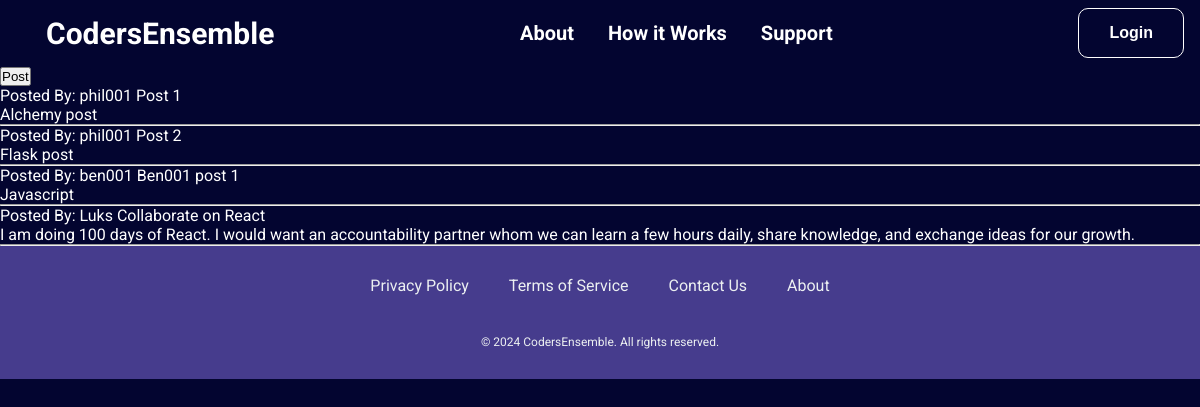
Page /dashboard on the earlier database version.
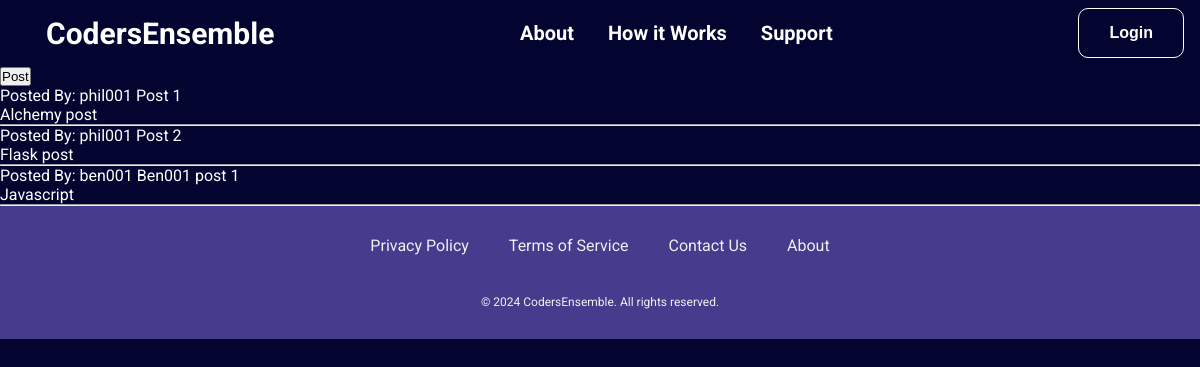
Same page on the later database version.
### app/models.py (models this page shows, shortened)
class Post(db.Model):
    __tablename__ = 'posts'
    id = db.Column(db.Integer, primary_key=True)
    title = db.Column(db.String(100), nullable=False)
    content = db.Column(db.Text, nullable=False)
    created_at = db.Column(db.DateTime, default=datetime.utcnow)
    updated_at = db.Column(db.DateTime, default=datetime.utcnow, onupdate=datetime.utcnow)
    user_id = db.Column(db.Integer, db.ForeignKey('users.user_id'), nullable=False)
    author = relationship("User", backref="posts", lazy=True)
    """
    def __repr__(self):
        return f"<Post {self.id} - {self.title}>"
    """
    def __repr__(self):
        return f"Post('{self.title}', '{self.date_posted}')"

class User(UserMixin, db.Model):
    __tablename__ = "users"
    user_id = db.Column(db.Integer, primary_key=True)
    username = db.Column(db.String(50), unique=True, nullable=False)
    firstname = db.Column(db.String(50), nullable=False)
    lastname = db.Column(db.String(50), nullable=False)
    email = db.Column(db.String(100), unique=True, nullable=False)
    password_hash = db.Column(db.String(200), nullable=False)
    bio = db.Column(db.Text(200))
    profile_picture = db.Column(db.String(256))
    created_at = db.Column(db.DateTime, default=datetime.utcnow)
    updated_at = db.Column(
        db.DateTime,
        default=datetime.utcnow,
        onupdate=datetime.utcnow
    )
    skills = db.relationship('UserSkills', backref='user', lazy=True)
    projects = db.relationship('UserProject', backref='user', lazy=True)

### app/views/auth.py (the view)
@auth_bp.route('/dashboard', methods=['POST', 'GET'])
def dashboard():
    posts = Post.query.all()
    return render_template('main/dashboard.html', posts=posts)

### app/templates/main/dashboard.html (shortened to what this page needs)
{% extends 'main.html' %}
{% block main %}
    <a href="{{ url_for('main.post') }}"><button>Post</button></a>
    {% for post in posts %}
        <div>
            Posted By: {{ post.author.username }}
            {{ post.title }}<br>
            {{ post.content }}
            <hr>
        </div>
    {% endfor %}
{% endblock main %}

### app/templates/main.html (shortened to what this page needs)
<!DOCTYPE html>
<html lang="en">
<head>
    <link rel="stylesheet" href="{{ url_for('static', filename='css/styles.css') }}">
</head>
<body>
    <div class="header">
        <div class="logo">
            <a href="{{ url_for("main.index") }}" id="logo">CodersEnsemble</a>
        </div>
        <div class="navigation">
            <nav class="navbar-links">
                    <a href="#">About</a>
                    <a href="#">How it Works</a>
                    <a href="#">Support</a>
            </nav>
        </div>
        <div class="cta">
            {% if current_user.is_authenticated %}
                <form id="main-form" action="{{ url_for('auth.logout') }}" method="POST"">
                    <button type="submit" class="log-btn">Logout</button>
                </form>
            {% else %}
                <a href="{{ url_for('auth.login') }}">
                    <button class="log-btn">Login</button>
                </a>
            {% endif %}
        </div>
        </div>
    {% block main %}{% endblock main %}
</body>
<footer>
    <div class="footer-container">
        <div class="privacy-policy">
            <a href="">Privacy Policy</a>
        </div>
        <div class="tos">
            <a href="">Terms of Service</a>
        </div>
        <div class="contact">
            <a href="">Contact Us</a>
        </div>
        <div class="about">
            <a href="">About</a>
        </div>
    </div>
    <div class="footer-bottom">
        <p>&copy; 2024 CodersEnsemble. All rights reserved.</p>
    </div>
</footer>
</html>

### app/static/css/styles.css (style rules this page uses)
* { box-sizing: border-box; margin: 0; padding: 0; }
body { background-color: #030530; color: white; font-family: "Roboto", sans-serif; width: 100vw; height: 100vh; }
.header { background-color: #030530; color: #fffcff; padding: 10px; display: flex; justify-content: space-between; align-items: center; margin: 0 auto; padding: 8px 16px; }
.navigation { display: flex; justify-content: space-around; }
.navbar-links a { text-decoration: none; margin: 0 15px ; font-size: 20px; font-weight: bold; color: #FFFFFF; }
.logo { font-size: 30px; font-weight: bold; float: left; padding-left: 30px; }
.logo>a { color: #080708; text-decoration: none; color: #FFFFFF; }
.log-btn { background-color: transparent; border: 1px solid; color: #FFFFFF; padding: 15px 30px; text-align: center; text-decoration: none; display: inline-block; font-size: 16px; font-weight: bold; border-radius: 10px; }
footer { background-color: #463C8D; color: #ecf0f1; padding: 20px 0; align-items: center; display: flex; flex-direction: column; }
.footer-container { display: flex; justify-content: space-around; flex-direction: row; align-items: right; padding: 0 20px; bottom: 0; max-width: 1200px; margin: 0 auto; flex-wrap: no-wrap; }
.footer-container div { margin: 10px 20px; }
.footer-container a { color: #ecf0f1; text-decoration: none; transition: color 0.3s; }
.footer-bottom { text-align: center; padding: 10px 20px; background-color: #463C8D; margin-top: 20px; }
.footer-bottom p { margin: 0; }
footer p { font-size: 12px; }

Differences in the rows shown:
removed Post: author.username "Luks", title "Collaborate on React", content "I am doing 100 days of React. I would want an accountability partner whom we can learn a few hours daily, share knowledge, and exchange ideas for our growth."
